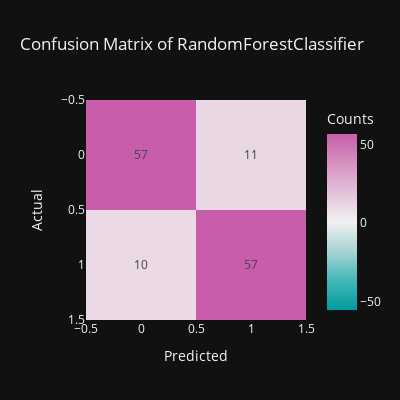
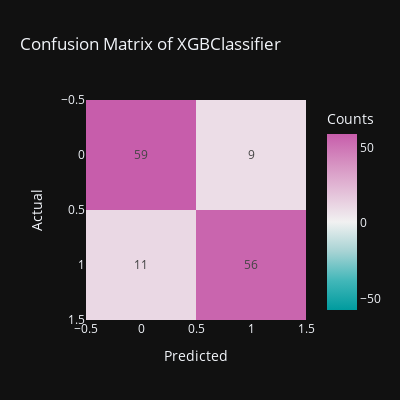

The notebook cell saved with these charts, in order:
### Code cell
models = [rfc,xgb]
for model in models:
    # Create a pipeline with the preprocessor and the model
    pipeline = Pipeline(steps=[
        ('preprocessor', preprocessor),
        ('model', model)
    ])
    pipeline.fit(X_train, y_train_encoded)
    y_pred = pipeline.predict(X_eval)
    print("Model: ", model.__class__.__name__)
    print("Classification Report: \n", classification_report(y_eval_encoded, y_pred))
    print("Model: ",model.__class__.__name__)
    fig=px.imshow(confusion_matrix(y_eval_encoded,y_pred),color_continuous_scale='tropic',title="Confusion Matrix of "+model.__class__.__name__,
              labels=dict(x="Predicted",y="Actual",color="Counts"),color_continuous_midpoint=0.8,
              width=400,height=400,template="plotly_dark",text_auto=True)
    fig.show()
    print("----------------------------------------------------------")

### Figure 1 — Plotly figure (JSON) as saved in the notebook; plotly's stock layout.template omitted (floating-point values rounded to 4 significant figures)
{"data": [{"coloraxis": "coloraxis", "hovertemplate": "Predicted: %{x}<br>Actual: %{y}<br>Counts: %{z}<extra></extra>", "name": "0", "texttemplate": "%{z}", "type": "heatmap", "xaxis": "x", "yaxis": "y", "z": [[57, 11], [10, 57]]}], "layout": {"coloraxis": {"cmid": 0.8, "colorbar": {"title": {"text": "Counts"}}, "colorscale": [[0, "rgb(0, 155, 158)"], [0.1667, "rgb(66, 183, 185)"], [0.3333, "rgb(167, 211, 212)"], [0.5, "rgb(241, 241, 241)"], [0.6667, "rgb(228, 193, 217)"], [0.8333, "rgb(214, 145, 193)"], [1, "rgb(199, 93, 171)"]]}, "height": 400, "title": {"text": "Confusion Matrix of RandomForestClassifier"}, "width": 400, "xaxis": {"anchor": "y", "constrain": "domain", "domain": [0, 1], "scaleanchor": "y", "title": {"text": "Predicted"}}, "yaxis": {"anchor": "x", "autorange": "reversed", "constrain": "domain", "domain": [0, 1], "title": {"text": "Actual"}}}}

### Figure 2 — Plotly figure (JSON) as saved in the notebook; plotly's stock layout.template omitted (floating-point values rounded to 4 significant figures)
{"data": [{"coloraxis": "coloraxis", "hovertemplate": "Predicted: %{x}<br>Actual: %{y}<br>Counts: %{z}<extra></extra>", "name": "0", "texttemplate": "%{z}", "type": "heatmap", "xaxis": "x", "yaxis": "y", "z": [[59, 9], [11, 56]]}], "layout": {"coloraxis": {"cmid": 0.8, "colorbar": {"title": {"text": "Counts"}}, "colorscale": [[0, "rgb(0, 155, 158)"], [0.1667, "rgb(66, 183, 185)"], [0.3333, "rgb(167, 211, 212)"], [0.5, "rgb(241, 241, 241)"], [0.6667, "rgb(228, 193, 217)"], [0.8333, "rgb(214, 145, 193)"], [1, "rgb(199, 93, 171)"]]}, "height": 400, "title": {"text": "Confusion Matrix of XGBClassifier"}, "width": 400, "xaxis": {"anchor": "y", "constrain": "domain", "domain": [0, 1], "scaleanchor": "y", "title": {"text": "Predicted"}}, "yaxis": {"anchor": "x", "autorange": "reversed", "constrain": "domain", "domain": [0, 1], "title": {"text": "Actual"}}}}
